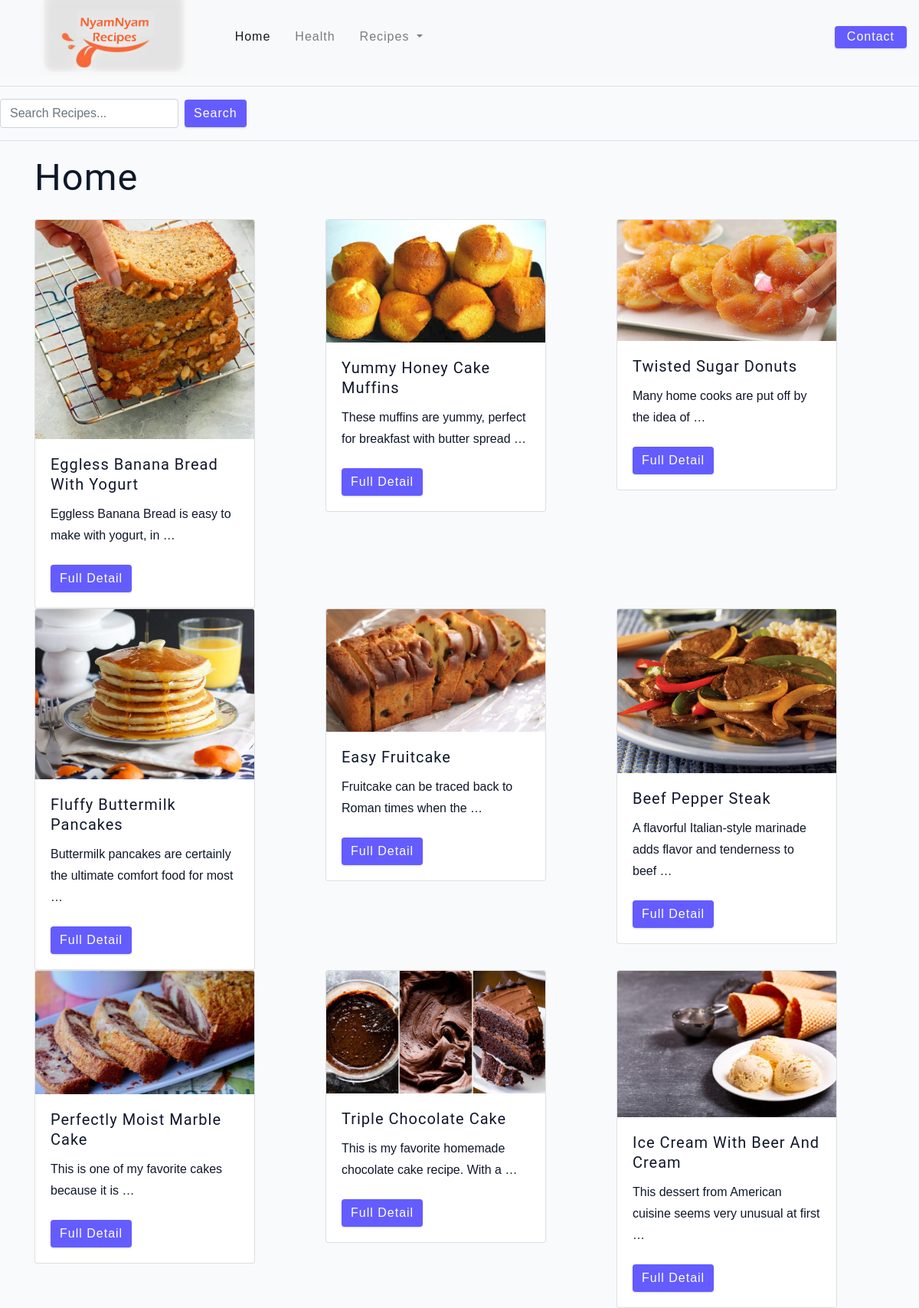
The page / on the database its author committed.
### recipes/models.py (models this page shows)
class Recipe(models.Model):
    Title = models.CharField(max_length=255)
    Image = models.ImageField(upload_to="recipe")
    Description = models.TextField()
    Instructions = models.TextField()
    Ingredients = models.TextField()
    PrepTime = models.CharField(max_length=5)
    CookTime = models.CharField(max_length=5)
    Servings = models.CharField(max_length=5)
    Price = models.FloatField()
    Quantity = models.IntegerField()

### recipes/views.py (the view)
# urls.py: 2. Add a URL to urlpatterns:  path('', views.home, name='home')
def home(request):
    recipes = Recipe.objects.all()
    context = {'recipes':recipes}
    return render(request, "home.html", context)

### templates/home.html
{% extends 'main.html' %}
{% load static %}
{% block content %}
    <h1>Home</h1>
    <div class="row">
        {% for recipe in recipes %}
            <div class =col>
                <div class="card" style="width: 18rem;">
                    <img src="{{ recipe.Image.url }}" class="card-img-top" alt="..."/>
                    <div class="card-body">
                        <h5 class="card-title">{{recipe.Title }}</h5>
                        <p class="card-text">{{ recipe.Description|truncatewords:10 }}</p>
                        <a href="{% url 'single_recipe' recipe.id %}" class="btn btn-primary">Full Detail</a>
                    </div>
                </div>
            </div>
        {% endfor %}
    </div>
{% endblock content %}

### templates/main.html (shortened to what this page needs)
<!DOCTYPE html>
{% load static %}
<html lang="en">
<head>
	<link rel="stylesheet" href="https://stackpath.bootstrapcdn.com/bootstrap/4.4.1/css/bootstrap.min.css" />
	<link rel="stylesheet" type="text/css" href="{% static 'css/main.css' %}" />
</head>
<body>
        <nav class="navbar navbar-expand-lg navbar-light bg-light">
            <a class="navbar-brand" href="/about"><img src="/static/Images/logo1.png" height="200" alt="RemaRecipes"></a>
            <div class="collapse navbar-collapse" id="navbarSupportedContent">
            <ul class="navbar-nav mr-auto">
                <li class="nav-item active">
                <a class="nav-link" href="/">Home <span class="sr-only">(current)</span></a>
                </li>
                <li class="nav-item">
                <a class="nav-link" href="/health">Health</a>
                </li>
                <li class="nav-item dropdown">
                <a class="nav-link dropdown-toggle" href="recipes" id="navbarDropdown" role="button" data-toggle="dropdown" aria-haspopup="true" aria-expanded="false">
                    Recipes
                </a>
                    <li></li><a class="dropdown-item" href="/bitings">Bitings</a></li>
                </ul>
                </div>
            <div class="nav-link contact-link">
                <a href="{% url 'contact' %}" class="btn"> contact </a>
            </div>
        </nav>
        <hr>
        <form class="form-inline my-2 my-lg-0">
            <input class="form-control mr-sm-2" type="search" placeholder="Search Recipes..." aria-label="Search">
            <button class="btn btn-outline-success my-2 my-sm-0" type="submit">Search </button>
        </form>
        <hr>
    <div class="container">
        {% block content %}
        {% endblock %}
    </div>
</body>
</html>
</body>
</html>

### static/css/main.css (style rules this page uses)
html { font-size: 100%; }
:root { --primary-100: #e2e0ff; --primary-200: #c1beff; --primary-300: #a29dff; --primary-400: #837dff; --primary-500: #645cff; --primary-600: #504acc; --primary-700: #3c3799; --primary-800: #282566; --primary-900: #141233; --grey-50: #f8fafc; --grey-100: #f1f5f9; --grey-200: #e2e8f0; --grey-300: #cbd5e1; --grey-400: #94a3b8; --grey-500: #64748b; --grey-600: #475569; --grey-700: #334155; --grey-800: #1e293b; --grey-900: #0f172a; --black: #222; --white: #fff; --red-light: #f8d7da; --red-dark: #842029; --green-light: #d1e7dd; --green-dark: #0f5132; --headingFont: 'Roboto', sans-serif; --bodyFont: 'Nunito', sans-serif; --smallText: 0.7em; --backgroundColor: var(--grey-50); --textColor: var(--grey-900); --borderRadius: 0.25rem; --letterSpacing: 1px; --transition: 0.3s ease-in-out all; --max-width: 1120px; --fixed-width: 600px; --shadow-1: 0 1px 3px 0 rgba(0, 0, 0, 0.1), 0 1px 2px 0 rgba(0, 0, 0, 0.06); --shadow-2: 0 4px 6px -1px rgba(0, 0, 0, 0.1), 0 2px 4px -1px rgba(0, 0, 0, 0.06); --shadow-3: 0 10px 15px -3px rgba(0, 0, 0, 0.1), 0 4px 6px -2px rgba(0, 0, 0, 0.05); --shadow-4: 0 20px 25px -5px rgba(0, 0, 0, 0.1), 0 10px 10px -5px rgba(0, 0, 0, 0.04); }
body { background: var(--backgroundColor); font-family: var(--bodyFont); font-weight: 400; line-height: 1.75; color: var(--textColor); }
p { margin-top: 0; margin-bottom: 1.5rem; max-width: 40em; }
h1, h2, h3, h4, h5 { margin: 0; margin-bottom: 1.38rem; font-family: var(--headingFont); font-weight: 400; line-height: 1.3; text-transform: capitalize; letter-spacing: var(--letterSpacing); }
h1 { margin-top: 0; font-size: 3.052rem; }
h5 { font-size: 1.25rem; }
a { text-decoration: none; }
ul { list-style-type: none; padding: 0; }
.btn { cursor: pointer; color: var(--white); background: var(--primary-500); border: transparent; border-radius: var(--borderRadius); letter-spacing: var(--letterSpacing); padding: 0.375rem 0.75rem; box-shadow: var(--shadow-1); transition: var(--transtion); text-transform: capitalize; display: inline-block; }
::placeholder { font-family: inherit; color: var(--grey-400); }
.navbar { display: flex; align-items: center; justify-content: center; }
.nav-link { display: block; text-align: center; font-size: 1.25rem; text-transform: capitalize; color: var(--grey-900); letter-spacing: var(--letterSpacing); padding: 1rem 0; border-top: 1px solid var(--grey-500); transition: var(--transition); }
.contact-link a { padding: 0.15rem 1rem; }
@media screen and (min-width: 992px) { .navbar { height: 6rem; } }
@media screen and (min-width: 992px) { .nav-link { padding: 0; border-top: none; margin-right: 1rem; font-size: 1rem; } }
@media screen and (min-width: 992px) { .contact-link { margin-right: 0; margin-left: auto; } }
.navbar-brand { border-color: burgundy; text-color: burgundy; }

### rows shown on the page
Recipe: Image (picture), Title "Eggless Banana Bread With Yogurt", Description "Eggless Banana Bread is easy to make with yogurt, in …"
Recipe: Image (picture), Title "Yummy Honey Cake Muffins", Description "These muffins are yummy, perfect for breakfast with butter spread …"
Recipe: Image (picture), Title "Twisted Sugar Donuts", Description "Many home cooks are put off by the idea of …"
Recipe: Image (picture), Title "Fluffy Buttermilk Pancakes", Description "Buttermilk pancakes are certainly the ultimate comfort food for most …"
Recipe: Image (picture), Title "Easy Fruitcake", Description "Fruitcake can be traced back to Roman times when the …"
Recipe: Image (picture), Title "Beef Pepper Steak", Description "A flavorful Italian-style marinade adds flavor and tenderness to beef …"
Recipe: Image (picture), Title "Perfectly Moist Marble Cake", Description "This is one of my favorite cakes because it is …"
Recipe: Image (picture), Title "Triple Chocolate Cake", Description "This is my favorite homemade chocolate cake recipe. With a …"
Recipe: Image (picture), Title "Ice Cream With Beer And Cream", Description "This dessert from American cuisine seems very unusual at first …"
